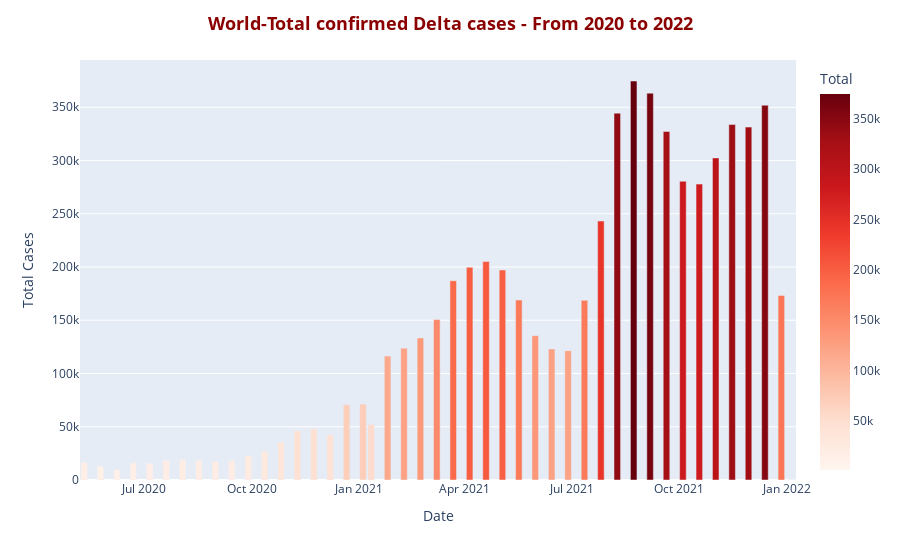

Notebook cell for this chart:
### Code cell
df_delta_total = df[df['variant'] == 'Delta'].groupby('Date')['Total'].sum().reset_index()
fig = px.bar(df_delta_total,
             x='Date',
             y='Total',
             color='Total',
             color_continuous_scale = 'reds')

fig.update_layout(title = '<b>World-Total confirmed Delta cases - From 2020 to 2022<b>',
                  title_x = 0.5,
                  title_font = dict(size= 18, color = 'DarkRed'),
                  yaxis = dict(title = 'Total Cases'))
fig.show()

### Figure 1 — Plotly figure (JSON) as saved in the notebook; plotly's stock layout.template omitted (floating-point values rounded to 4 significant figures)
{"data": [{"alignmentgroup": "True", "hovertemplate": "Date=%{x}<br>Total=%{marker.color}<extra></extra>", "legendgroup": "", "marker": {"color": [16436, 12903, 9660, 16160, 15764, 18421, 19535, 18471, 17673, 18154, 23133, 27133, 35456, 46202, 47808, 42410, 70619, 71324, 52251, 116398, 123716, 133425, 150683, 187185, 199741, 205153, 197254, 169011, 135508, 123104, 121436, 168725, 243216, 344500, 374670, 363281, 327337, 280557, 277844, 302444, 333778, 331383, 351966, 173286, 979], "coloraxis": "coloraxis", "pattern": {"shape": ""}}, "name": "", "offsetgroup": "", "orientation": "v", "showlegend": false, "textposition": "auto", "type": "bar", "x": ["2020-05-11", "2020-05-25", "2020-06-08", "2020-06-22", "2020-07-06", "2020-07-20", "2020-08-03", "2020-08-17", "2020-08-31", "2020-09-14", "2020-09-28", "2020-10-12", "2020-10-26", "2020-11-09", "2020-11-23", "2020-12-07", "2020-12-21", "2021-01-04", "2021-01-11", "2021-01-25", "2021-02-08", "2021-02-22", "2021-03-08", "2021-03-22", "2021-04-05", "2021-04-19", "2021-05-03", "2021-05-17", "2021-05-31", "2021-06-14", "2021-06-28", "2021-07-12", "2021-07-26", "2021-08-09", "2021-08-23", "2021-09-06", "2021-09-20", "2021-10-04", "2021-10-18", "2021-11-01", "2021-11-15", "2021-11-29", "2021-12-13", "2021-12-27", "2022-01-05"], "xaxis": "x", "y": [16436, 12903, 9660, 16160, 15764, 18421, 19535, 18471, 17673, 18154, 23133, 27133, 35456, 46202, 47808, 42410, 70619, 71324, 52251, 116398, 123716, 133425, 150683, 187185, 199741, 205153, 197254, 169011, 135508, 123104, 121436, 168725, 243216, 344500, 374670, 363281, 327337, 280557, 277844, 302444, 333778, 331383, 351966, 173286, 979], "yaxis": "y"}], "layout": {"barmode": "relative", "coloraxis": {"colorbar": {"title": {"text": "Total"}}, "colorscale": [[0, "rgb(255,245,240)"], [0.125, "rgb(254,224,210)"], [0.25, "rgb(252,187,161)"], [0.375, "rgb(252,146,114)"], [0.5, "rgb(251,106,74)"], [0.625, "rgb(239,59,44)"], [0.75, "rgb(203,24,29)"], [0.875, "rgb(165,15,21)"], [1, "rgb(103,0,13)"]]}, "legend": {"tracegroupgap": 0}, "margin": {"t": 60}, "title": {"font": {"color": "DarkRed", "size": 18}, "text": "<b>World-Total confirmed Delta cases - From 2020 to 2022<b>", "x": 0.5}, "xaxis": {"anchor": "y", "domain": [0, 1], "title": {"text": "Date"}}, "yaxis": {"anchor": "x", "domain": [0, 1], "title": {"text": "Total Cases"}}}}
